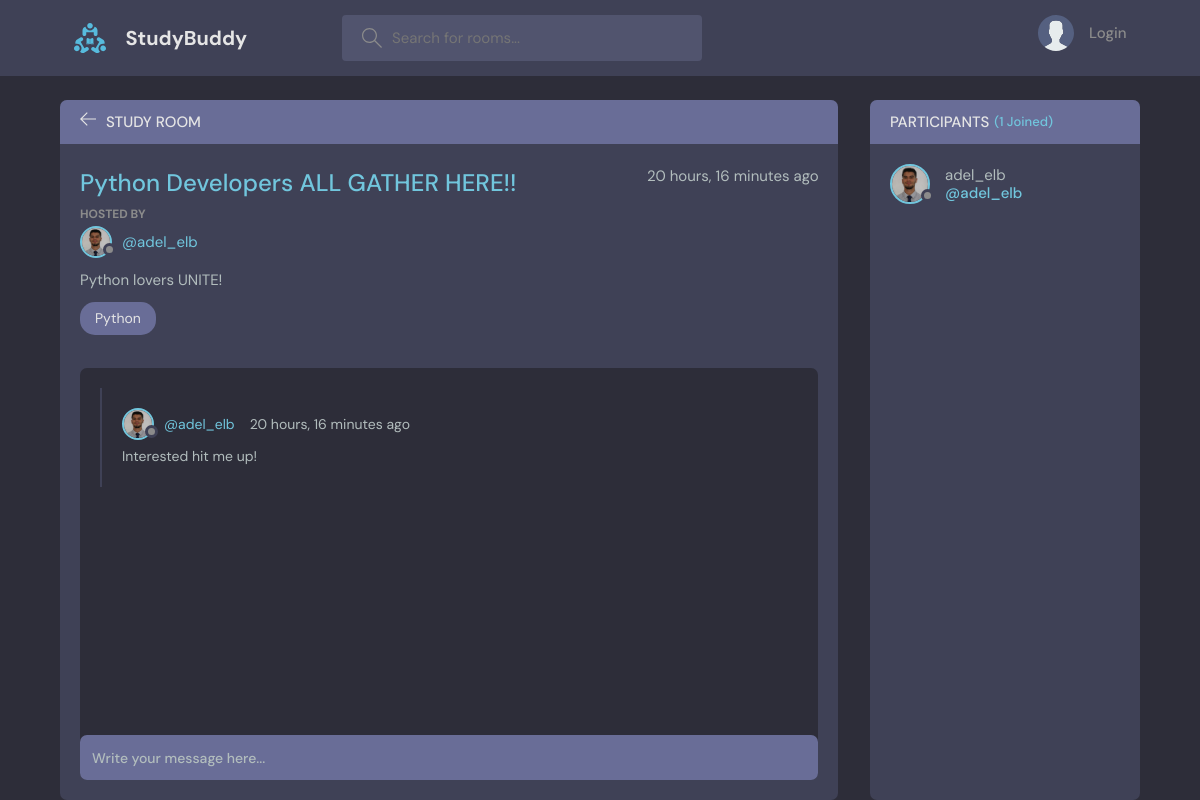
/room/2/, run on an earlier commit of the app's database.
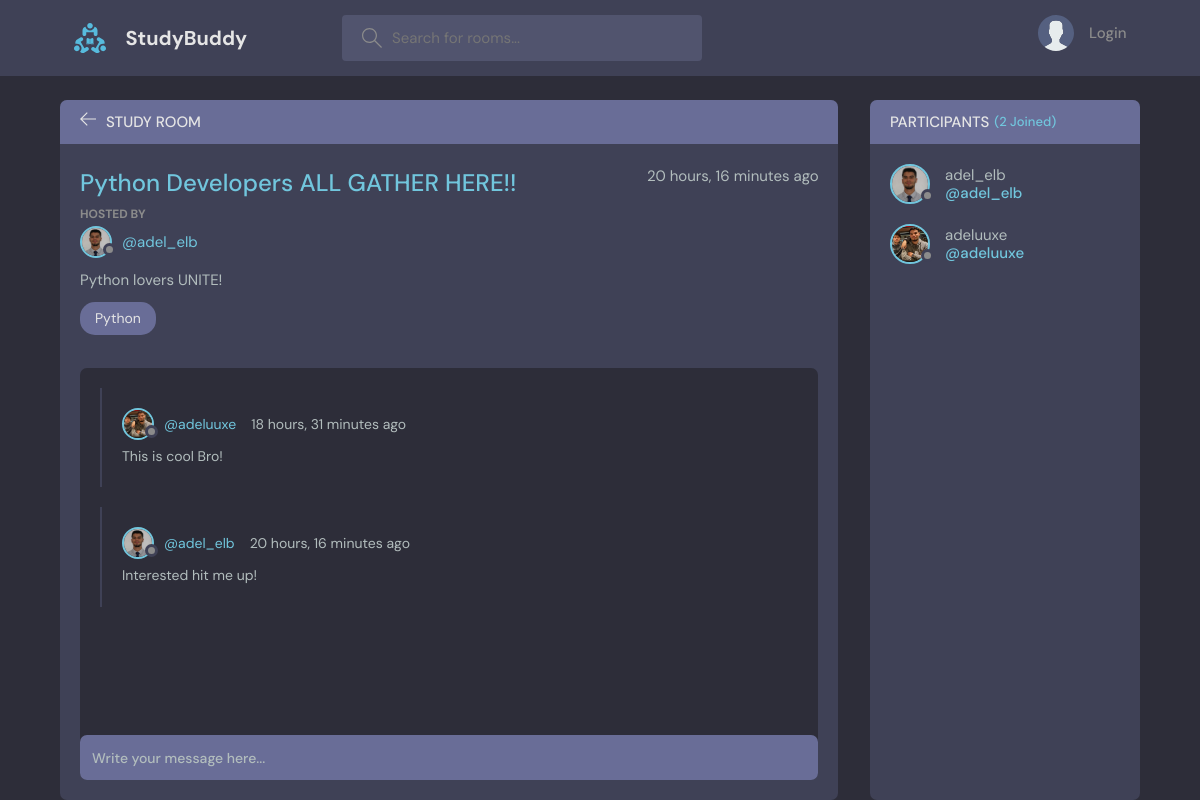
And on a later commit of the database.
### base/models.py (models this page shows, shortened)
class Message(models.Model):
    user = models.ForeignKey(User, on_delete=models.CASCADE)
    room = models.ForeignKey(Room, on_delete=models.CASCADE)
    body = models.TextField()
    updated = models.DateTimeField(auto_now=True)
    created = models.DateTimeField(auto_now_add=True)
    edited = models.BooleanField(default=False)
    class Meta:
        ordering = ['-created']

class User(AbstractUser):
    name = models.CharField(max_length=200, null=True)
    email = models.EmailField(unique=True, null=True)
    bio = models.TextField(null=True)
    avatar = models.ImageField(null=True, default="avatar.svg")
    USERNAME_FIELD = 'email'
    REQUIRED_FIELDS = []

### base/views.py (the view, shortened to what this page needs)
# urls.py: path('room/<str:id>/', views.getRoom),
def room(request, id):
    room = Room.objects.get(id=int(id))
    room_messages = room.message_set.all().order_by('-created')
    participants = room.participants.all()
    context = {
        'room': room,
        'room_messages': room_messages,
        'participants': participants
    }
    return render(request, 'base/room.html', context)

### base/templates/base/room.html (shortened to what this page needs)
{% extends 'main.html' %}
{% block content %}
<main class="profile-page layout layout--2">
  <div class="container">
    <div class="room">
      <div class="room__top">
        <div class="room__topLeft">
          <a href="{{ request.META.HTTP_REFERER }}">
            <svg version="1.1" xmlns="http://www.w3.org/2000/svg" width="32" height="32" viewBox="0 0 32 32">
              <title>arrow-left</title>
              <path
                d="M13.723 2.286l-13.723 13.714 13.719 13.714 1.616-1.611-10.96-10.96h27.625v-2.286h-27.625l10.965-10.965-1.616-1.607z"
              ></path>
            </svg>
          </a>
          <h3>Study Room</h3>
        </div>
      </div>
      <div class="room__box scroll">
        <div class="room__header scroll">
          <div class="room__info">
            <h3>{{ room.name }}</h3>
            <span>{{ room.created | timesince }} ago</span>
          </div>
          <div class="room__hosted">
            <p>Hosted By</p>
            <a href="{% url 'profile' room.host.id %}" class="room__author">
              <div class="avatar avatar--small">
                <img src="{{ room.host.avatar.url }}" />
              </div>
              <span>@{{ room.host.username }}</span>
            </a>
          </div>
          <div class="room__details">
            {{ room.description }}
          </div>
          <span class="room__topics">{{ room.topic.name }}</span>
        </div>
        <div class="room__conversation">
          <div class="threads scroll">
            {% for message in room_messages %}
            <div class="thread">
              <div class="thread__top">
                <div class="thread__author">
                  <a href="{% url 'profile' message.user.id %}" class="thread__authorInfo">
                    <div class="avatar avatar--small">
                      <img src="{{ message.user.avatar.url }}" />
                    </div>
                    <span>@{{ message.user.username }}</span>
                  </a>
                  {% if message.edited %}
                    <span class="thread__date">{{ message.created | timesince }} ago - Edited</span>
                  {% else %}
                    <span class="thread__date">{{ message.created | timesince }} ago</span>
                  {% endif %}
                </div>
              </div>
              <div class="thread__details">
                {{ message.body }}
              </div>
            </div>
            {% endfor %}
          </div>
        </div>
      </div>
      <div class="room__message">
        <form method="POST" action="">
          <input name="body" placeholder="Write your message here..." />
        </form>
      </div>
    </div>
    <div class="participants">
      <h3 class="participants__top">Participants <span>({{ participants.count }} Joined)</span></h3>
      <div class="participants__list scroll">
        {% for user in participants %}
        <a href="{% url 'profile' user.id %}" class="participant">
          <div class="avatar avatar--medium">
            <img src="{{ user.avatar.url }}" />
          </div>
          <p>
            {{ user.username }}
            <span>@{{ user.username }}</span>
          </p>
        </a>
        {% endfor %}
      </div>
    </div>
  </div>
</main>
{% endblock %}

What changed in the data, as far as the page shows it:
added Message: user.avatar (picture), user.username "adeluuxe", created "18 hours, 31 minutes", body "This is cool Bro!"
added User: avatar (picture), username "adeluuxe"
Also different on the page:
{{ participants.count }}: "1" → "2"
